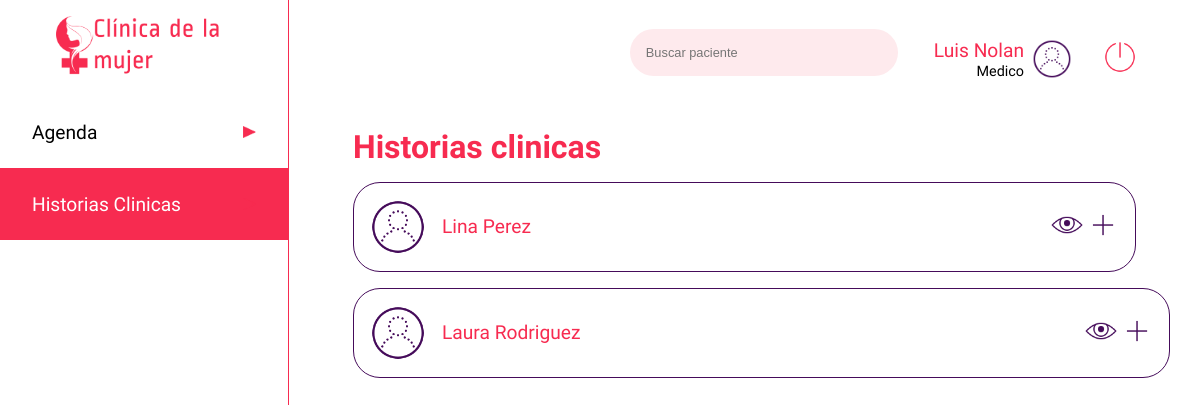
Before: /medico/historia-clinica/1048484611 (signed in) with the older database file.
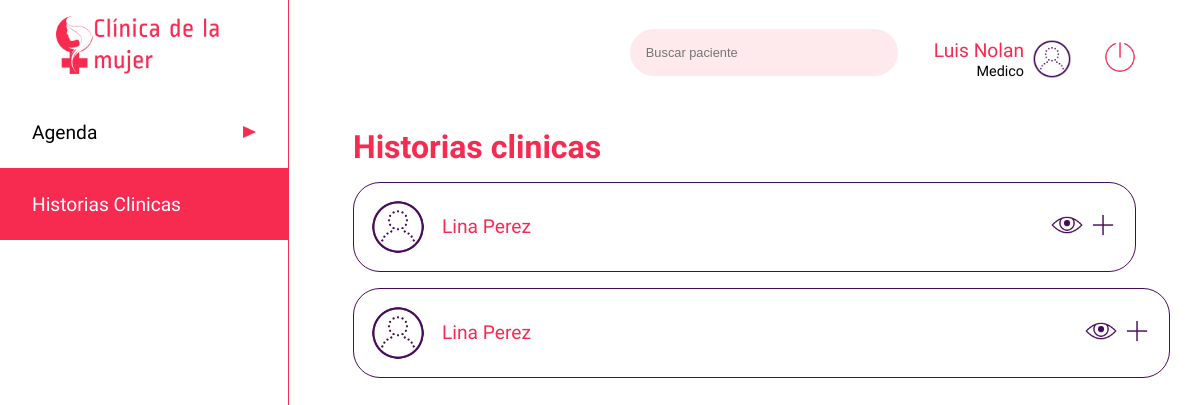
After: the same page with the newer database file.
### app.py (models this page shows, shortened)
class users(db.Model):
    __tablename__ = 'users'
    cedula = db.Column(db.Integer, primary_key=True)
    nombre=db.Column(db.String)
    apellido=db.Column(db.String)
    nacimiento=db.Column(db.String)
    eps=db.Column(db.String)
    email=db.Column(db.String, unique=True)
    telefono=db.Column(db.Integer)
    dir=db.Column(db.String)
    ciudad=db.Column(db.String)
    password=db.Column(db.String)
    rol =db.Column(db.String)
    especialidad = db.Column(db.String)
    estado = db.Column(db.Boolean)

### app.py (the view)
@app.route('/medico/historia-clinica/<cedulam>', methods=['GET'])
def historia_medico(cedulam):
    if 'usuarioIngresado' in session:
        usuario = users.query.filter_by(cedula=int(session['usuarioIngresado'])).first()
        pacientes = users.query.filter_by(rol='paciente')
        citass= citas.query.filter_by(medico_id=cedulam).all()
        return render('med-historiaclinica.html', row=usuario, listacitas=citass, listapacientes=pacientes)
    else:
        return render('acceso-denegado.html')

### templates/med-historiaclinica.html (shortened to what this page needs)
<!DOCTYPE html>
<html lang="es">
<head>
    <link rel="stylesheet" type="text/css" href="{{ url_for('static', filename='css/style.css')}}">
</head>
<body>
    <header class="header">
        <img src="{{ url_for('static', filename='images/iconoclinica.png')}}" class="logo" alt="Clinica de la mujer">
        <nav>
            <ul class="menu">
                <li class="menuitems"><a href="/agenda/{{row ['cedula']}}" class="menulink"><span>Agenda</span><img src="{{ url_for('static', filename='images/triangulo.png')}}" class="flecha" alt=""></a></li>
                <li class="menuitems"><a href="/medico/historia-clinica/{{row ['cedula']}}" class="menuselect"><span>Historias Clinicas</span><img src="{{ url_for('static', filename='images/triangulo.png')}}" class="flecha" alt=""></a></li>
            </ul>
        </nav>
    </header>
    <main class="main">
        <div class="searchuser">
            <div>
                <input type="search" class="search" placeholder="Buscar paciente">
                <div class="perfil">
                    <div>
                        <span class="nameuser">{{ row ['nombre'] }} {{ row ['apellido'] }}</span><br>
                        <span class="roluser">Medico</span>
                    </div>
                    <img src="{{ url_for('static', filename='images/test_account_100px.png')}}" class="profile" alt="">
                    <a href="/logout" type="button" class="btn"><img src="{{ url_for('static', filename='images/off.png')}}" class="logout" alt="Cerrar sesion"></a>
                </div>
            </div>
        </div>
        <div class="cuerpo">
            <h1 class="titulo"><span style="color:#F72B50">Historias clinicas</span></h1>
            {% for data in listacitas %}
                {% for t in listapacientes %}
                    {% if t.cedula == data.paciente_id %}
                        <div class="contenedor_user">
                            <div class="nom_img">
                                <img src="{{ url_for('static', filename='images/test_account_100px.png')}}" class="imgp" alt="">
                                <span class="nombre_user">{{ t.nombre }} {{ t.apellido }}</span>
                            </div>
                            <div class="contenedordbtn">
                                <a href="/medico/historia-clinica/user/{{t.cedula}}"><img src="{{ url_for('static', filename='images/eye_100px.png')}}" class="btned" alt=""></a>
                                <a href="/medico/historia-clinica/user/newcoment//{{t.cedula}}"><img src="{{ url_for('static', filename='images/plus_math_purple_100px.png')}}" class="btned" alt=""></a></div>
                            </div>
                        </div>
                    {% endif %}
                {% endfor %}
            {% endfor %}
    </main>
</body>
</html>

### static/css/style.css (style rules this page uses)
* { padding: 0; margin: 0; }
.btned { width: 2rem; }
body { display: flex; }
.contenedor_user { width: 100%; padding: 1rem; display: flex; justify-content: space-between; border: 0.1rem solid #450B5A; border-radius: 1.6875rem; align-items: center; margin-bottom: 1rem; }
.cuerpo { display: flex; flex-direction: row; flex-wrap: wrap; margin-top: 3rem; justify-content:space-between; }
.flecha { width: 0.8rem; height: 0.8rem; }
.perfil { display: inline-flex; align-items: center; text-align: right; margin-left: 2rem; justify-content: flex-end; }
.header { margin:0; display: inline-block; width: 18rem; height: 100vh; justify-content: center; }
.imgp { width: 3.5rem; }
.logo { display: block; height: 4rem; margin: auto; padding: 1rem; }
.main { width: calc(100% - 18rem); padding: 1.8rem 4rem; border-left: 0.1rem solid #F72B50; }
.menu { font-family: 'Average Sans', sans-serif; list-style: none; color: black; }
.menulink { display: inline-flex; font-size: 1.2rem; width: 14rem; height: 1.5rem; padding: 1.5rem 2rem; text-decoration: none; color: black; background-color: white; justify-content: space-between; align-items: center; margin: 0; }
.menuselect { display: inline-flex; font-size: 1.2rem; width: 14rem; height: 1.5rem; padding: 1.5rem 2rem; text-decoration: none; color: black; background-color: #F72B50; color: white; justify-content: space-between; align-items: center; margin: 0; }
.nameuser { font-family: 'Ropa Sans', sans-serif; font-size: 1.2rem; color: #F72B50; }
.nom_img { display: flex; align-items: center; }
.nombre_user { font-family: 'Average Sans', sans-serif; font-size: 1.2rem; color: #F72B50; margin-left: 1rem; }
.roluser { font-family: 'Ropa Sans', sans-serif; font-size: 0.9rem; }
.profile { height: 2.5rem; margin-left: 0.5rem; }
.logout { height: 2rem; margin-left: 2rem; }
.search { width: 16.75rem; padding: 1rem; background: #FEEAED; border: none; font-size: 0.8rem; color: black; border-radius: 1.6875rem; outline: none; }
.searchuser { width: 100%; display: flex; vertical-align: middle; justify-content: flex-end; }
.titulo { font-size: 2rem; width: 100%; font-family: 'Ropa Sans', sans-serif; margin-bottom: 1rem; }

Changed rows visible on the page:
changed citas (number 2 of 2 on the later page): loses users (nombre "Laura", apellido "Rodriguez"); gains users (nombre "Lina", apellido "Perez")
